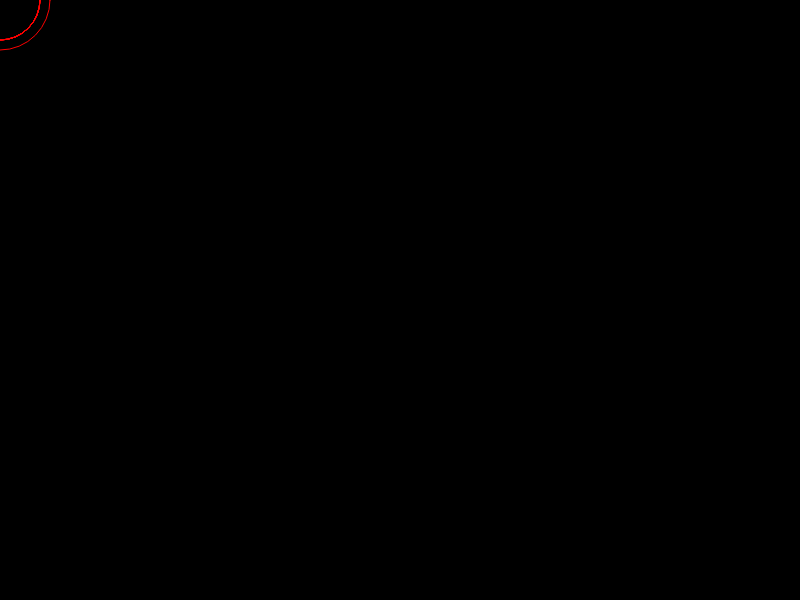
Frame 1 (no input)
Frame 60 (no input): identical to frame 1, image omitted
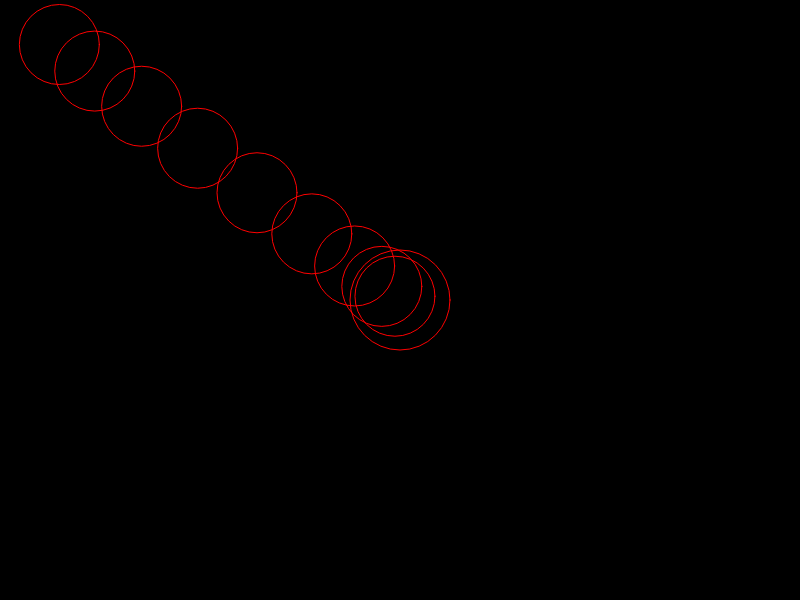
Frame 120 (the mouse pressed at the canvas centre since frame 60)

The p5.js sketch that drew these frames (run headless with seeded random() and noise() and a simulated clock; from frame 60 on, the mouse is pressed at the canvas centre):

// p5.js sketch
// ── sketch.js
/*
var trailX0 = 0;
var trailX1 = 0;
var trailX2 = 0;
var trailX3 = 0;

var trailY0 = 0;
var trailY1 = 0;
var trailY2 = 0;
var trailY3 = 0;
*/

var trailX = [0, 0, 0, 0, 0, 0, 0, 0, 0, 0];
var trailY = [0, 0, 0, 0, 0, 0, 0, 0, 0, 0];

function setup() {
	createCanvas(800, 600);
	noFill();
	stroke(255, 0, 0);
}

function draw() {
	background(0);

	// mouse ellipse
	ellipse(mouseX, mouseY, 100, 100);
	trailX[0] = (mouseX + trailX[0] * 9) / 10;
	trailY[0] = (mouseY + trailY[0] * 9) / 10;

	for (var i = 1; i < 10; i = i +1) {
		trailX[i] = (trailX[i-1] + trailX[i] * 9) /10;
		trailY[i] = (trailY[i-1] + trailY[i] * 9) /10;
		ellipse(trailX[i], trailY[i], 80, 80);
	}
/*
	// trail ellipse #0
	trailX[0] = (mouseX + trailX[0] * 9) / 10;
	trailY[0] = (mouseY + trailY[0] * 9) / 10;
	ellipse(trailX[0], trailY[0], 80, 80);

	// trail ellipse #1
	trailX[1] = (trailX[0] + trailX[1] * 9) / 10;
	trailY[1] = (trailY[0] + trailY[1] * 9) / 10;
	ellipse(trailX[1], trailY[1], 80, 80);

	// trail ellipse #2
	trailX[2] = (trailX[1] + trailX[2] * 9) / 10;
	trailY[2] = (trailY[1] + trailY[2] * 9) / 10;
	ellipse(trailX[2], trailY[2], 80, 80);

	// trail ellipse #3
	trailX[3] = (trailX[2] + trailX[3] * 9) / 10;
	trailY[3] = (trailY[2] + trailY[3] * 9) / 10;
	ellipse(trailX[3], trailY[3], 80, 80);
	*/
}
